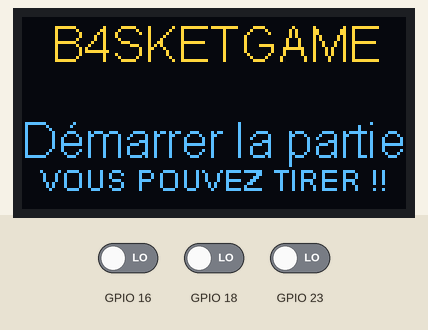
Simulated run of this program. Board: ESP32. Parts: 128×64 one-colour display. Inputs (shaded band) come from the test bench; at power-on: GPIO 16 LOW, GPIO 18 LOW, GPIO 23 LOW. The OLED is the two-colour kind (top 16 rows yellow); nothing arrives over Bluetooth unless stated; what the program prints to the serial monitor is not drawn.

Above: at 4.2 s.
4.3 s: GPIO 16 driven HIGH
At 5.1 s:
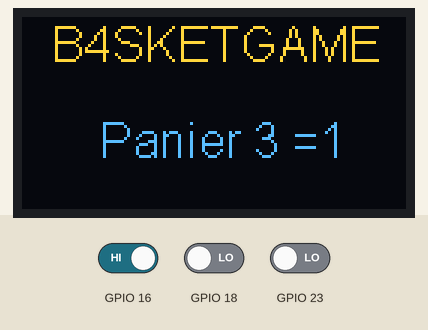
5.8 s: GPIO 18 driven HIGH
At 6.5 s:
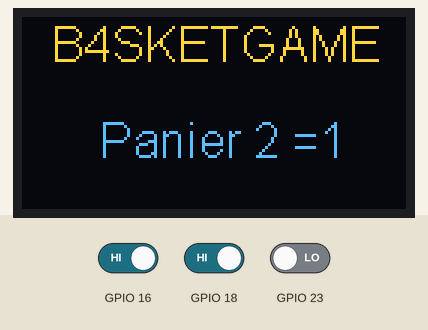
7.3 s: GPIO 23 driven HIGH
At 8.3 s:
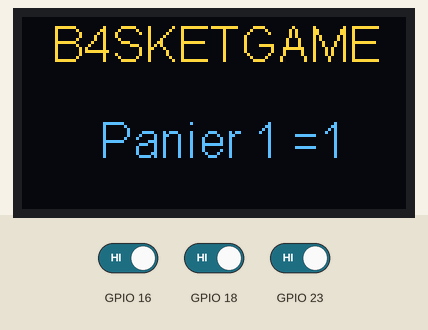
Timing chart, 0 to 10.3 s (numbered marks = the images above; inputs shaded):
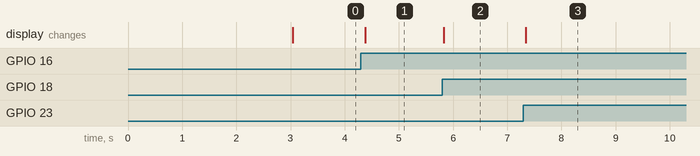

The program:

main.cpp
```cpp
/*
Projets : b4sket-game

                                    Programme b4sket-game


Auteur : MEM
Date: 10/06/22
Version : 3.0
 */

#include <Arduino.h>
#include <Wire.h>
#include <SSD1306Wire.h>
#include <BluetoothSerial.h>
#include "afficheroled.h"
#include "b4sket_game.h"

////////////////////////////////////////////////////////////////////////

SSD1306Wire afficheuroled(ADRESSE_OLED, SDA, SCL);
BluetoothSerial moduleBluetooth;

////////////////////////////////////////////////////////////////////////

String nomModuleBluetooth = "B4SKET_etat";
extern String entete_de_la_trame;
extern String delimiteur_de_fin;
extern String TypeChamps;
extern String ValeurChamps;
extern String separateur_de_champ;
String trameAdecoupee = "";


////////////////////////////////////////////////////////////////////////

void setup()
{

    Serial.begin(VITESSE_SERIE);                                // vitesse liaison serie
    moduleBluetooth.begin("B4SKET_etat");

	afficheuroled.init();                                       // initialise ecran oled
	afficheuroled.flipScreenVertically();                       // le sens du texte
	afficheuroled.setFont(ArialMT_Plain_16);                    // taille et police de l'écriture

	afficheuroled.clear();                                      // rafraichissement de l'ecran

    afficheuroled.drawString(10,0,"B4SKETGAME");                // position du texte
    afficheuroled.drawString(16,32,"Chargement...");            // position du texte
    afficheuroled.display();                                    // affiche le texte
    delay(INITIALISATION);
    afficheuroled.clear();                                      // rafraichissement de l'ecran
    afficheuroled.drawString(10,0,"B4SKETGAME");                // position du texte
    afficheuroled.drawString(0,32,"Démarrer la partie");        // position du texte
    afficheuroled.setFont(ArialMT_Plain_10);                    // police du texte
    afficheuroled.drawString(6,48,"VOUS POUVEZ TIRER !!");      // position du texte
    afficheuroled.display();                                    // affiche le texte
    afficheuroled.setFont(ArialMT_Plain_16);                    // police du texte
}

////////////////////////////////////////////////////////////////////////

void loop()
{
    if (moduleBluetooth.available() > 0)
    {
        //String trame_recue= moduleBluetooth.readString();
        String trame_recue= moduleBluetooth.readStringUntil('\r');
        if(trameValide(trame_recue))
        {
            trameAdecoupee = trame_recue;
            trameAdecoupee = trameAdecoupee.substring(entete_de_la_trame.length(),(trameAdecoupee.length()-delimiteur_de_fin.length()));
            Serial.println(trameAdecoupee);
            if(trame_recue.indexOf("STT") != -1)
            {
                tour = 0; // les rouges
                encours = true;
                Serial.println("Démarrage partie");
            }
            else if(trame_recue.indexOf("STP") != -1)
            {
                encours = false;
                Serial.println("Arrêt partie");
            }
        }
    }

    ///////////////////////////Module Infrarouge 1///////////////////////////

    etatCapteur = digitalRead(CAPTEUR1);//lecture du capteur.

    if (etatCapteur == ALLUMER) //si quelquechose est detecte.
    {
        etat = 0 ;// etat du capteur
        if (etat != preEtat )
        {
            panier1++ ;

            Serial.print("Panier 1 marqué : ");
            Serial.println(panier1);

            afficheuroled.clear();
            afficheuroled.drawString(10,0,"B4SKETGAME");

            String basket = "Panier 1 =" + String(panier1);
                        afficheuroled.drawString(26,32,basket);
                        afficheuroled.display();

            if(encours)
            {
                Serial.println("Envoi trame panier1");
                if(tour % 2 == 0)
                {
                    String message = "$basket;P;1;R;\r";
                    moduleBluetooth.print(message);
                }
                else
                {
                    String message = "$basket;P;1;J;\r";
                    moduleBluetooth.print(message);
                }
                ++tour;
            }

            delay(ATTENTE);
        }

    }
    else
    {
        etat = 1;// etat du capteur
    }
    delay(ATTENTE) ;
    preEtat = etat ; //etat precedent prend les valeurs de l'etat actuel.

    ///////////////////////////Module Infrarouge 2///////////////////////////

    etatCapteur2 = digitalRead(CAPTEUR2);//lecture du capteur.

    if (etatCapteur2 == ALLUMER) //si quelquechose est detecte.
    {
        etat2 = 0 ;// etat du capteur

        if (etat2 != preEtat2 )
        {
            panier2++;

            Serial.print("Panier 2 marqué : ");
            Serial.println(panier2);

            afficheuroled.clear();
            afficheuroled.drawString(10,0,"B4SKETGAME");

            String basket2 = "Panier 2 =" + String(panier2);
                        afficheuroled.drawString(26,32,basket2);
                        afficheuroled.display();

            if(encours)
            {
                Serial.println("Envoi trame panier2");
                if(tour % 2 == 0)
                {
                    String message = "$basket;P;2;R;\r";
                    moduleBluetooth.print(message);
                }
                else
                {
                    String message = "$basket;P;2;J;\r";
                    moduleBluetooth.print(message);
                }
                ++tour;
            }
            delay(ATTENTE);
        }
    }
    else
    {
        etat2 = 1;// etat du capteur
    }
    delay(ATTENTE) ;
    preEtat2 = etat2 ; //etat precedent prend les valeurs de l'etat actuel.

///////////////////////////Module Infrarouge 3///////////////////////////

    etatCapteur3 = digitalRead(CAPTEUR3);//lecture du capteur.

    if (etatCapteur3 == ALLUMER) //si quelquechose est detecte.
    {
        etat3 = 0 ;// etat du capteur

        if (etat3 != preEtat3 )
        {
            panier3++;

            Serial.print("Panier 3 marqué : ");
            Serial.println(panier3);

            afficheuroled.clear();
            afficheuroled.drawString(10,0,"B4SKETGAME");

            String basket3 = "Panier 3 =" + String(panier3);
                        afficheuroled.drawString(26,32,basket3);
                        afficheuroled.display();

            if(encours)
            {
                Serial.println("Envoi trame panier3");
                if(tour % 2 == 0)
                {
                    String message = "$basket;P;3;R;\r";
                    moduleBluetooth.print(message);
                }
                else
                {
                    String message = "$basket;P;3;J;\r";
                    moduleBluetooth.print(message);
                }
                ++tour;
            }
            delay(ATTENTE);
        }
    }
    else
    {
        etat3 = 1;// etat du capteur
    }
    delay(ATTENTE) ;
    preEtat3 = etat3 ; //etat precedent prend les valeurs de l'etat actuel.
}
```

afficheroled.h
```cpp
/*
Projets : b4sket-game

                    FICHIER DE DECLARATION


Auteur : MEM
Date: 10/06/22
Version : 3.0
*/

#ifndef AFFICHEUROLED_H
#define AFFICHEUROLED_H

#define SDA  4  //ECRAN OLED
#define SCL  17 //ECRAN OLED

#define ADRESSE_OLED 0x3c

////////////////////// VARIABLES ////////////////////////////
int etatCapteur = 0; // etat de la sortie du capteur
int etatCapteur2 = 0; // etat de la sortie du capteur2
int etatCapteur3 = 0; // etat de la sortie du capteur2

int panier1 = 0 ;   // Nombre de panier
int panier2 = 0 ;   // Nombre de panier 2
int panier3 = 0 ;   // Nombre de panier 2
int tour = 0;

bool etat = 0; //etat du capteur.
bool preEtat = 0; //etat précedent du capteur.
bool etat2 = 0; //etat du capteur 2.
bool preEtat2 = 0; //etat précedent du capteur 2.
bool etat3 = 0; //etat du capteur 3.
bool preEtat3 = 0; //etat précedent du capteur 3.
bool encours = false;


#endif
```

Measured:
- after the input at 4.3 s, the display: changes after 0.08 s (image 1)
- after the input at 5.8 s, the display: changes at once (image 2)
- after the input at 7.3 s, the display: changes at once (image 3)
